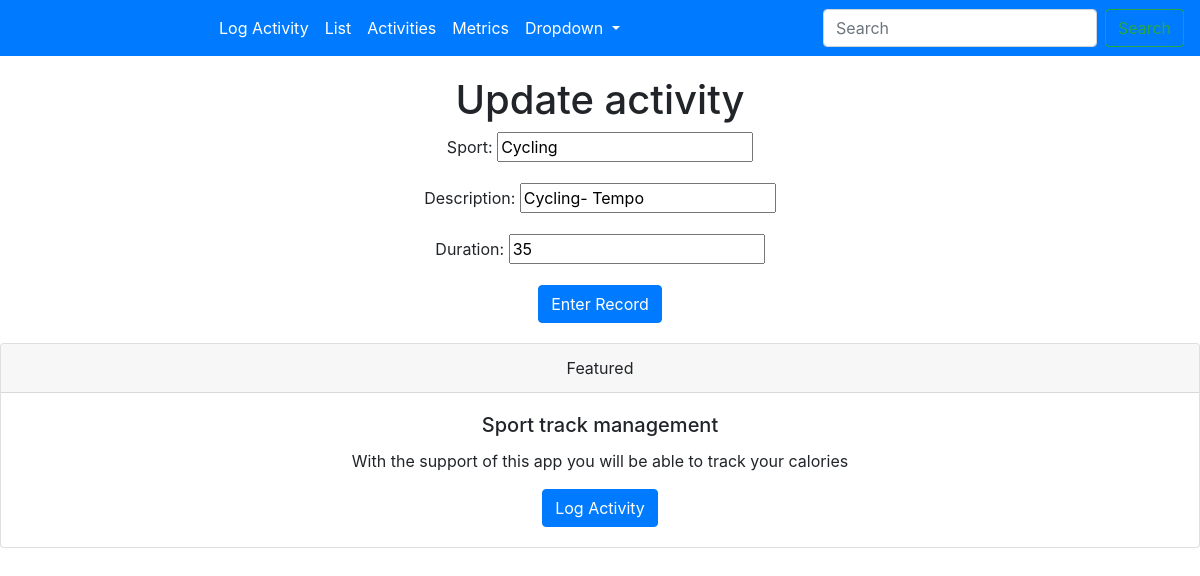
The app's page /update/1/ with its own data.
### activity/models.py (models this page shows, shortened)
class Activity(models.Model):
    description = models.CharField(max_length=256)
    sport = models.CharField(max_length=256)
    time = models.IntegerField()
    duration = models.IntegerField()
    calories = models.IntegerField()
    distance = models.IntegerField()

### activity/views.py (the view)
# urls.py: path('update/<int:pk>/', views.ActivityUpdateView.as_view(), name='update'),
class ActivityUpdateView(UpdateView):
    fields = ['sport', 'description', 'duration']
    model = models.Activity

### templates/activity/activity_form.html (shortened to what this page needs)
{% extends "base.html" %}
{% block content %}
    <div>
        {% if not form.instance.pk %}
            <h1>Log activity</h1>
        {% else %}
            <h1>Update activity</h1>
        {% endif %}
        <form class="form-group" method="post">
            {{ form.as_p }}
            <button type="submit" class="btn btn-primary">Enter Record</button>
        </form>
    </div>
{% endblock %}

### records on screen
Activity: sport "Cycling", description "Cycling- Tempo", duration "35"
